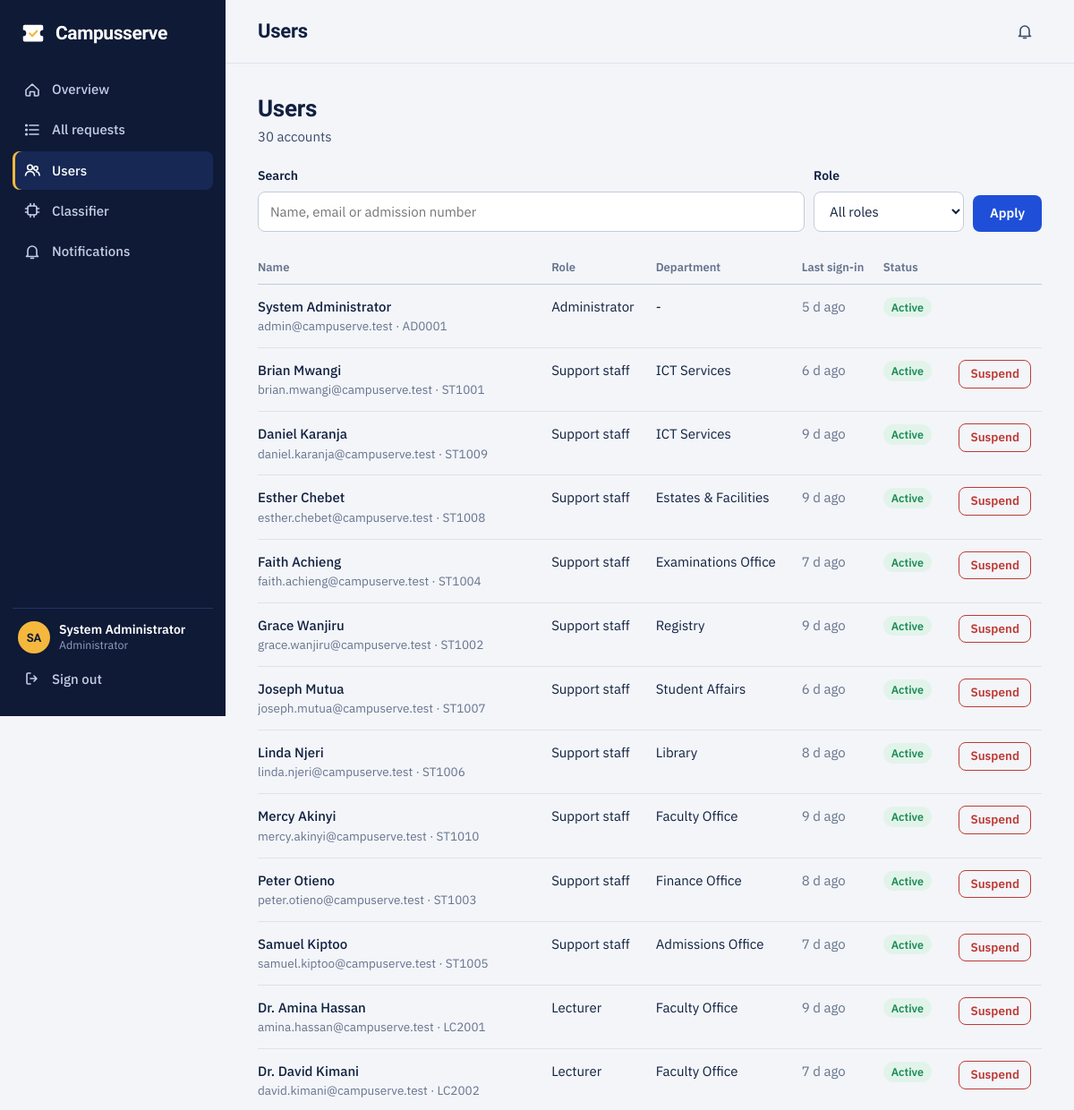
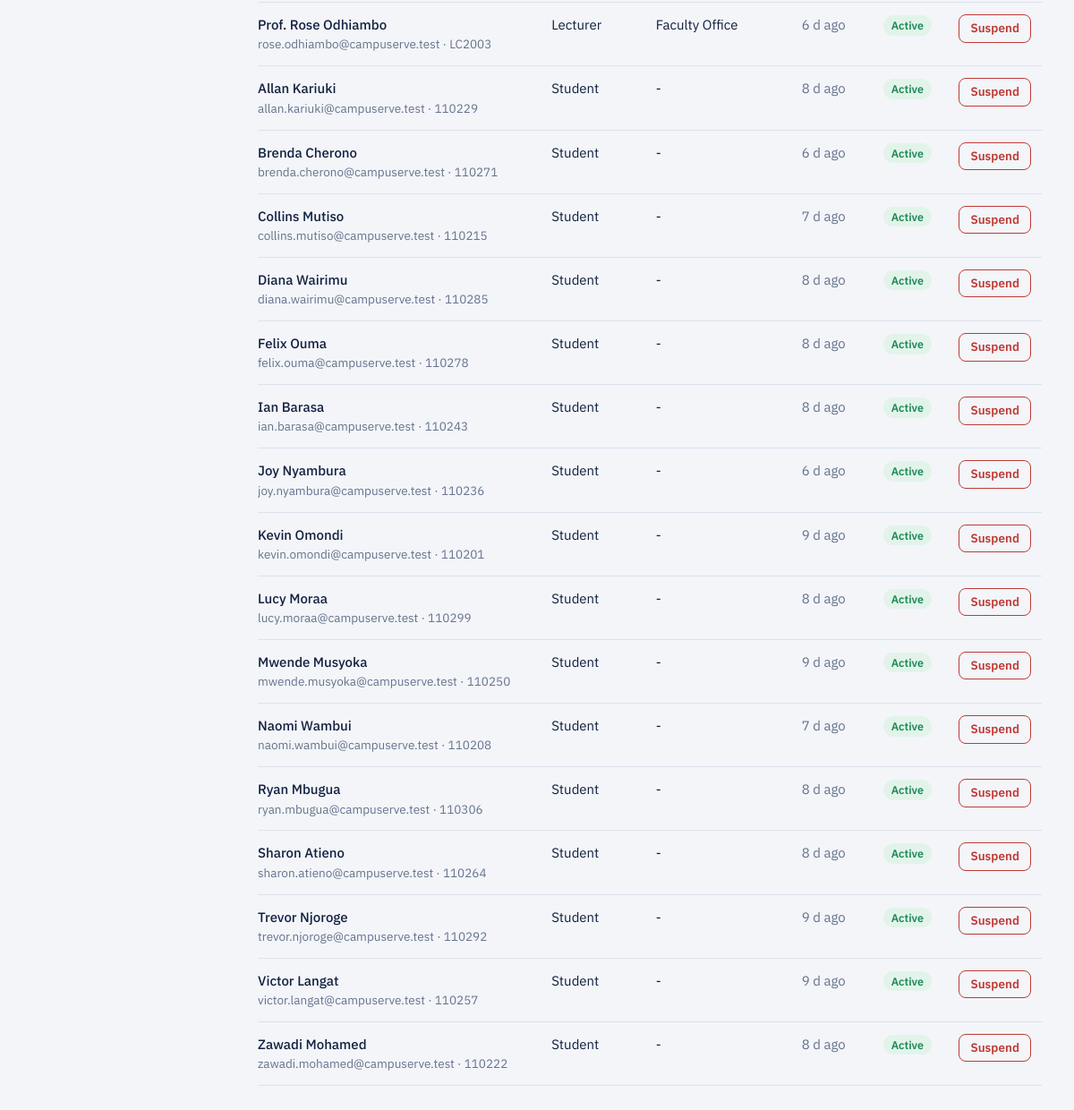
Screenshot of /index.php?r=admin/users (signed in) with the database file from the repository (2 pictures, top to bottom).
### tables this page shows
CREATE TABLE users (
    id              INT UNSIGNED AUTO_INCREMENT PRIMARY KEY,
    role            ENUM('student','lecturer','staff','admin') NOT NULL,
    identifier      VARCHAR(30)  NOT NULL UNIQUE COMMENT 'admission no. for students, staff no. otherwise',
    full_name       VARCHAR(120) NOT NULL,
    email           VARCHAR(150) NOT NULL UNIQUE,
    date_of_birth   DATE NULL,
    age             TINYINT UNSIGNED NULL COMMENT 'derived from date_of_birth by triggers and a daily event; never edit by hand',
    password_hash   VARCHAR(255) NOT NULL,
    department_id   INT UNSIGNED NULL COMMENT 'staff and lecturers only',
    programme       VARCHAR(100) NULL COMMENT 'students only',
    year_of_study   TINYINT UNSIGNED NULL,
    status          ENUM('active','suspended') NOT NULL DEFAULT 'active',
    failed_attempts TINYINT UNSIGNED NOT NULL DEFAULT 0,
    locked_until    DATETIME NULL,
    last_login_at   DATETIME NULL,
    created_at      DATETIME NOT NULL DEFAULT CURRENT_TIMESTAMP,
    CONSTRAINT fk_users_dept FOREIGN KEY (department_id) REFERENCES departments(id) ON DELETE SET NULL,
    INDEX idx_users_role (role)
);

CREATE TABLE departments (
    id          INT UNSIGNED AUTO_INCREMENT PRIMARY KEY,
    name        VARCHAR(100) NOT NULL UNIQUE,
    code        VARCHAR(10)  NOT NULL UNIQUE,
    email       VARCHAR(150) NULL
);

### core/View.php (called while the page is built, shortened)
<?php
class View
{
    public static function render(string $view, array $data = [], string $layout = 'layouts/main'): void
    {
        $file = BASE_PATH . "/app/views/$view.php";
        extract($data, EXTR_SKIP);
        require $file;
        $content = ob_get_clean();
        require BASE_PATH . "/app/views/$layout.php";
    }
}

### core/Controller.php (called while the page is built, shortened)
<?php
abstract class Controller
{
    protected function render(string $view, array $data = [], string $layout = 'layouts/main'): void
    {
        View::render($view, $data, $layout);
    }
    protected function requireLogin(): array
    {
        $u = Auth::user();
        return $u;
    }
    protected function requireRole(string ...$roles): array
    {
        $u = $this->requireLogin();
        return $u;
    }
}

### app/controllers/AdminController.php (called while the page is built, shortened)
<?php
class AdminController extends Controller
{
    public function usersAction(): void
    {
        $u = $this->requireRole('admin');
        $role = in_array($_GET['role'] ?? '', ['student', 'lecturer', 'staff', 'admin'], true) ? $_GET['role'] : null;
        $q = trim((string) ($_GET['q'] ?? ''));
        $this->render('admin/users', ['title' => 'Users', 'u' => $u, 'users' => User::all($role, $q), 'role' => $role, 'q' => $q, 'counts' => User::countByRole()]);
    }
}

### core/App.php (called while the page is built, shortened)
<?php
class App
{
    private static array $config = [];
    public static function boot(): void
    {
        self::$config = require BASE_PATH . '/config/config.php';
        date_default_timezone_set(self::$config['timezone']);
        spl_autoload_register(function (string $class): void {
            foreach (['core', 'app/controllers', 'app/models', 'app/services'] as $dir) {
                $f = BASE_PATH . "/$dir/$class.php";
                if (is_file($f)) { require_once $f; return; }
            }
        });
        require_once BASE_PATH . '/core/helpers.php';
    }
    public static function config(?string $key = null)
    {
        return $key === null ? self::$config : (self::$config[$key] ?? null);
    }
    public static function dispatch(): void
    {
        $route = $_GET['r'] ?? 'home/index';
        if (!is_string($route) || !preg_match('#^([a-z]+)/([a-z]+)$#', $route, $m)) { self::notFound(); }
        $action = $m[2] . 'Action';
        try {
            (new $class())->$action();
        } catch (PDOException $e) {
            error_log('Campusserve DB error: ' . $e->getMessage());
            http_response_code(500);
            View::render('errors/500', ['title' => 'Database unavailable'], 'layouts/plain');
        }
    }
}

### index.php (called while the page is built, shortened)
<?php
require BASE_PATH . '/core/App.php';
App::dispatch();

### core/Database.php (called while the page is built, shortened)
<?php
class Database
{
    private static ?PDO $pdo = null;
    public static function pdo(): PDO
    {
        if (self::$pdo === null) {
            $c = App::config('db');
            $dsn = "mysql:host={$c['host']};port={$c['port']};dbname={$c['name']};charset={$c['charset']}";
            self::$pdo = new PDO($dsn, $c['user'], $c['pass'], [
                PDO::ATTR_ERRMODE            => PDO::ERRMODE_EXCEPTION,
                PDO::ATTR_DEFAULT_FETCH_MODE => PDO::FETCH_ASSOC,
                PDO::ATTR_EMULATE_PREPARES   => false,
            ]);
            self::$pdo->exec("SET time_zone = '" . date('P') . "'");
        }
        return self::$pdo;
    }
    public static function run(string $sql, array $params = []): PDOStatement
    {
        $st = self::pdo()->prepare($sql);
        $st->execute($params);
        return $st;
    }
    public static function all(string $sql, array $params = []): array   { return self::run($sql, $params)->fetchAll(); }
    public static function one(string $sql, array $params = []): ?array  { $r = self::run($sql, $params)->fetch(); return $r ?: null; }
    public static function value(string $sql, array $params = [])        { $r = self::run($sql, $params)->fetchColumn(); return $r === false ? null : $r; }
}

### app/models/User.php (called while the page is built, shortened)
<?php
class User
{
    public static function all(?string $role = null, string $q = ''): array
    {
        $where = []; $p = [];
        $sql = 'SELECT u.id, u.role, u.identifier, u.full_name, u.email, u.status, u.last_login_at, d.name AS department_name
                  FROM users u LEFT JOIN departments d ON d.id = u.department_id'
             . ($where ? ' WHERE ' . implode(' AND ', $where) : '') . ' ORDER BY FIELD(u.role,"admin","staff","lecturer","student"), u.full_name';
        return Database::all($sql, $p);
    }
}

### core/Auth.php (called while the page is built, shortened)
<?php
class Auth
{
    public static function user(): ?array
    {
        $id = $_SESSION['uid'] ?? null;
        $u = Database::one(
            'SELECT u.id, u.role, u.identifier, u.full_name, u.email, u.department_id, u.programme, u.year_of_study, u.status,
                    d.name AS department_name
               FROM users u LEFT JOIN departments d ON d.id = u.department_id WHERE u.id = ?', [$id]);
        return $u;
    }
}

### app/models/Notification.php (called while the page is built, shortened)
<?php
class Notification
{
    public static function unreadCount(int $userId): int
    {
        return (int) Database::value('SELECT COUNT(*) FROM notifications WHERE user_id = ? AND is_read = 0', [$userId]);
    }
}

### app/views/admin/users.php (the view, shortened to what this page needs)
<div class="page-head"><div><h2>Users</h2><p><?= array_sum($counts) ?> accounts</p></div></div>
<form class="filters" method="get" action="<?= e(url('admin/users')) ?>"><input type="hidden" name="r" value="admin/users">
    <div class="field grow"><label for="q">Search</label><input type="search" id="q" name="q" value="<?= e($q) ?>" placeholder="Name, email or admission number"></div>
    <div class="field"><label for="role">Role</label><select id="role" name="role"><option value="">All roles</option></select></div>
    <button class="btn btn-primary" type="submit">Apply</button>
</form>
<div class="tbl-wrap"><table class="tbl"><thead><tr><th>Name</th><th>Role</th><th>Department</th><th>Last sign-in</th><th>Status</th><th></th></tr></thead><tbody>
<?php foreach ($users as $x): ?>
    <tr><td><span class="subj"><?= e($x['full_name']) ?></span><div class="sub"><?= e($x['email']) ?> &middot; <?= e($x['identifier']) ?></div></td>
        <td><?= e(role_label($x['role'])) ?></td><td><?= e($x['department_name'] ?? '-') ?></td><td class="muted nowrap"><?= $x['last_login_at'] ? e(time_ago($x['last_login_at'])) : 'Never' ?></td>
        <td><?= badge(ucfirst($x['status']), $x['status'] === 'active' ? 'ok' : 'bad') ?></td>
        <td class="right"><?php if ((int) $x['id'] !== (int) $u['id']): ?>
            <form method="post" action="<?= e(url('admin/users', array_filter(['role' => $role, 'q' => $q]))) ?>" data-confirm="<?= $x['status'] === 'active' ? 'Suspend this account? They will be signed out.' : 'Reactivate this account?' ?>">
                <button class="btn btn-sm <?= $x['status'] === 'active' ? 'btn-danger' : 'btn-ghost' ?>" type="submit"><?= $x['status'] === 'active' ? 'Suspend' : 'Reactivate' ?></button></form><?php endif; ?></td></tr>
<?php endforeach; ?></tbody></table></div>

### core/helpers.php (shortened to what this page needs)
<?php
function e($v): string { return htmlspecialchars((string) $v, ENT_QUOTES | ENT_SUBSTITUTE, 'UTF-8'); }
function base_path_url(): string
{
    $dir = rtrim(str_replace('\\', '/', dirname($_SERVER['SCRIPT_NAME'] ?? '')), '/');
    return $dir;
}
function url(string $route = 'home/index', array $params = []): string
{
    $q = ['r' => $route] + $params;
    return base_path_url() . '/index.php?' . http_build_query($q);
}
function time_ago(?string $dt): string
{
    $s = max(0, time() - strtotime($dt));
    if ($s < 86400 * 14) return floor($s / 86400) . ' d ago';
    return date('j M Y', strtotime($dt));
}
function initials(string $name): string
{
    $parts = preg_split('/\s+/', trim(preg_replace('/^(Dr\.|Prof\.)\s*/', '', $name)));
    return strtoupper(substr($parts[0] ?? '', 0, 1) . substr($parts[1] ?? '', 0, 1));
}
function role_label(string $r): string { return ['student' => 'Student', 'lecturer' => 'Lecturer', 'staff' => 'Support staff', 'admin' => 'Administrator'][$r] ?? $r; }
function badge(string $text, string $kind): string { return '<span class="badge badge-' . e($kind) . '">' . e($text) . '</span>'; }
function icon(string $name): string
{
    static $p = [
        'home'  => '<path d="M3 10.5 10 4l7 6.5V16a1 1 0 0 1-1 1h-3.5v-4.5h-5V17H4a1 1 0 0 1-1-1z"/>',
        'list'  => '<path d="M7 5h10M7 10h10M7 15h10"/><circle cx="3.5" cy="5" r=".8"/><circle cx="3.5" cy="10" r=".8"/><circle cx="3.5" cy="15" r=".8"/>',
        'plus'  => '<path d="M10 4v12M4 10h12"/>',
        'cal'   => '<rect x="3" y="4.5" width="14" height="12" rx="2"/><path d="M3 8.5h14M7 3v3M13 3v3"/>',
        'bell'  => '<path d="M5 14V9a5 5 0 0 1 10 0v5l1.5 1.5h-13zM8.5 17.5h3"/>',
        'users' => '<circle cx="7.5" cy="7" r="2.8"/><path d="M2.5 16c.4-3 2.4-4.5 5-4.5s4.6 1.5 5 4.5"/><circle cx="14" cy="8" r="2.2"/><path d="M14.5 11.8c2 .2 3.3 1.5 3.6 4"/>',
        'chip'  => '<rect x="5" y="5" width="10" height="10" rx="2"/><path d="M8 2.5v2.5M12 2.5v2.5M8 15v2.5M12 15v2.5M2.5 8H5M2.5 12H5M15 8h2.5M15 12h2.5"/>',
        'out'   => '<path d="M8 4H5a1 1 0 0 0-1 1v10a1 1 0 0 0 1 1h3M12 7l3 3-3 3M15 10H8"/>',
        'search'=> '<circle cx="9" cy="9" r="5"/><path d="m13 13 4 4"/>',
        'check' => '<path d="m4 10.5 4 4 8-9"/>',
        'menu'  => '<path d="M3 5.5h14M3 10h14M3 14.5h14"/>',
    ];
    return '<svg class="icon" viewBox="0 0 20 20" fill="none" stroke="currentColor" stroke-width="1.6" stroke-linecap="round" stroke-linejoin="round" aria-hidden="true">' . ($p[$name] ?? '') . '</svg>';
}

### app/views/layouts/main.php (shortened to what this page needs)
<?php
$route = $_GET['r'] ?? 'dashboard/index';
$role = $u['role'];
$unread = Notification::unreadCount((int) $u['id']);
$nav = [['dashboard/index', $role === 'admin' ? 'Overview' : 'Dashboard', 'home']];
if ($role === 'student') {
    $nav[] = ['tickets/index', 'My requests', 'list'];
    $nav[] = ['tickets/create', 'New request', 'plus'];
} elseif ($role === 'admin') {
    $nav[] = ['tickets/index', 'All requests', 'list'];
    $nav[] = ['admin/users', 'Users', 'users'];
    $nav[] = ['admin/ml', 'Classifier', 'chip'];
} else {
    $nav[] = ['tickets/index', $role === 'lecturer' ? 'Assigned requests' : 'Request queue', 'list'];
}
$nav[] = ['notifications/index', 'Notifications', 'bell'];
?>
<!doctype html>
<html lang="en"><head><?php View::partial('head', ['title' => $title ?? '']); ?></head>
<body class="app">
<aside class="side" id="side">
    <a class="brand" href="<?= e(url('dashboard/index')) ?>"><?= logo() ?><span>Campusserve</span></a>
    <nav aria-label="Main">
        <?php foreach ($nav as [$r, $label, $ic]): ?>
            <?php $active = $route === $r || ($r === 'tickets/index' && $route === 'tickets/show') || ($r === 'admin/users' && $route === 'admin/users'); ?>
            <a href="<?= e(url($r)) ?>" class="nav-link<?= $active ? ' is-active' : '' ?>"<?= $active ? ' aria-current="page"' : '' ?>>
                <?= icon($ic) ?><span><?= e($label) ?></span>
            </a>
        <?php endforeach; ?>
    </nav>
    <div class="side-foot">
        <div class="who">
            <span class="avatar"><?= e(initials($u['full_name'])) ?></span>
            <span class="who-text"><b><?= e($u['full_name']) ?></b><small><?= e(role_label($role)) ?><?= $u['department_name'] ? ', ' . e($u['department_name']) : '' ?></small></span>
        </div>
        <form method="post" action="<?= e(url('auth/logout')) ?>"><?= csrf_field() ?>
            <button class="nav-link nav-out" type="submit"><?= icon('out') ?><span>Sign out</span></button>
        </form>
    </div>
</aside>
<div class="shell">
    <header class="top">
        <h1 class="top-title"><?= e($title ?? '') ?></h1>
        <a class="bell" href="<?= e(url('notifications/index')) ?>" aria-label="Notifications<?= $unread ? ', ' . $unread . ' unread' : '' ?>"><?= icon('bell') ?><?php if ($unread): ?><b class="pill"><?= $unread ?></b><?php endif; ?></a>
    </header>
    <main id="main" class="page">
        <?= $content ?>
    </main>
</div>
</body></html>

### rows the page displays
users: full_name "SA", full_name "System Administrator", role "Administrator", email "admin@campuserve.test", identifier "AD0001", department_name "-", last_login_at "5 d ago"
users: full_name "Brian Mwangi", email "brian.mwangi@campuserve.test", identifier "ST1001", role "Support staff", department.name "ICT Services", last_login_at "6 d ago", status "Suspend"
users: full_name "Daniel Karanja", email "daniel.karanja@campuserve.test", identifier "ST1009", role "Support staff", department.name "ICT Services", last_login_at "9 d ago", status "Suspend"
users: full_name "Esther Chebet", email "esther.chebet@campuserve.test", identifier "ST1008", role "Support staff", department.name "Estates & Facilities", last_login_at "9 d ago", status "Suspend"
users: full_name "Faith Achieng", email "faith.achieng@campuserve.test", identifier "ST1004", role "Support staff", department.name "Examinations Office", last_login_at "7 d ago", status "Suspend"
users: full_name "Grace Wanjiru", email "grace.wanjiru@campuserve.test", identifier "ST1002", role "Support staff", department.name "Registry", last_login_at "9 d ago", status "Suspend"
users: full_name "Joseph Mutua", email "joseph.mutua@campuserve.test", identifier "ST1007", role "Support staff", department.name "Student Affairs", last_login_at "6 d ago", status "Suspend"
users: full_name "Linda Njeri", email "linda.njeri@campuserve.test", identifier "ST1006", role "Support staff", department.name "Library", last_login_at "8 d ago", status "Suspend"
users: full_name "Mercy Akinyi", email "mercy.akinyi@campuserve.test", identifier "ST1010", role "Support staff", department.name "Faculty Office", last_login_at "9 d ago", status "Suspend"
users: full_name "Peter Otieno", email "peter.otieno@campuserve.test", identifier "ST1003", role "Support staff", department.name "Finance Office", last_login_at "8 d ago", status "Suspend"
users: full_name "Samuel Kiptoo", email "samuel.kiptoo@campuserve.test", identifier "ST1005", role "Support staff", department.name "Admissions Office", last_login_at "7 d ago", status "Suspend"
users: full_name "Dr. Amina Hassan", email "amina.hassan@campuserve.test", identifier "LC2001", role "Lecturer", department.name "Faculty Office", last_login_at "9 d ago", status "Suspend"
users: full_name "Dr. David Kimani", email "david.kimani@campuserve.test", identifier "LC2002", role "Lecturer", department.name "Faculty Office", last_login_at "7 d ago", status "Suspend"
users: full_name "Prof. Rose Odhiambo", email "rose.odhiambo@campuserve.test", identifier "LC2003", role "Lecturer", department.name "Faculty Office", last_login_at "6 d ago", status "Suspend"
users: full_name "Allan Kariuki", email "allan.kariuki@campuserve.test", identifier "110229", role "Student", department_name "-", last_login_at "8 d ago", status "Suspend"
users: full_name "Brenda Cherono", email "brenda.cherono@campuserve.test", identifier "110271", role "Student", department_name "-", last_login_at "6 d ago", status "Suspend"
users: full_name "Collins Mutiso", email "collins.mutiso@campuserve.test", identifier "110215", role "Student", department_name "-", last_login_at "7 d ago", status "Suspend"
users: full_name "Diana Wairimu", email "diana.wairimu@campuserve.test", identifier "110285", role "Student", department_name "-", last_login_at "8 d ago", status "Suspend"
users: full_name "Felix Ouma", email "felix.ouma@campuserve.test", identifier "110278", role "Student", department_name "-", last_login_at "8 d ago", status "Suspend"
users: full_name "Ian Barasa", email "ian.barasa@campuserve.test", identifier "110243", role "Student", department_name "-", last_login_at "8 d ago", status "Suspend"
users: full_name "Joy Nyambura", email "joy.nyambura@campuserve.test", identifier "110236", role "Student", department_name "-", last_login_at "6 d ago", status "Suspend"
users: full_name "Kevin Omondi", email "kevin.omondi@campuserve.test", identifier "110201", role "Student", department_name "-", last_login_at "9 d ago", status "Suspend"
users: full_name "Lucy Moraa", email "lucy.moraa@campuserve.test", identifier "110299", role "Student", department_name "-", last_login_at "8 d ago", status "Suspend"
users: full_name "Mwende Musyoka", email "mwende.musyoka@campuserve.test", identifier "110250", role "Student", department_name "-", last_login_at "9 d ago", status "Suspend"
users: full_name "Naomi Wambui", email "naomi.wambui@campuserve.test", identifier "110208", role "Student", department_name "-", last_login_at "7 d ago", status "Suspend"
users: full_name "Ryan Mbugua", email "ryan.mbugua@campuserve.test", identifier "110306", role "Student", department_name "-", last_login_at "8 d ago", status "Suspend"
users: full_name "Sharon Atieno", email "sharon.atieno@campuserve.test", identifier "110264", role "Student", department_name "-", last_login_at "8 d ago", status "Suspend"
users: full_name "Trevor Njoroge", email "trevor.njoroge@campuserve.test", identifier "110292", role "Student", department_name "-", last_login_at "9 d ago", status "Suspend"
users: full_name "Victor Langat", email "victor.langat@campuserve.test", identifier "110257", role "Student", department_name "-", last_login_at "9 d ago", status "Suspend"
users: full_name "Zawadi Mohamed", email "zawadi.mohamed@campuserve.test", identifier "110222", role "Student", department_name "-", last_login_at "8 d ago", status "Suspend"

### other values shown
$label "Overview"
$label "All requests"
$label "Users"
$label "Classifier"
$label "Notifications"
$title "Users"
array_sum($counts) "30"
